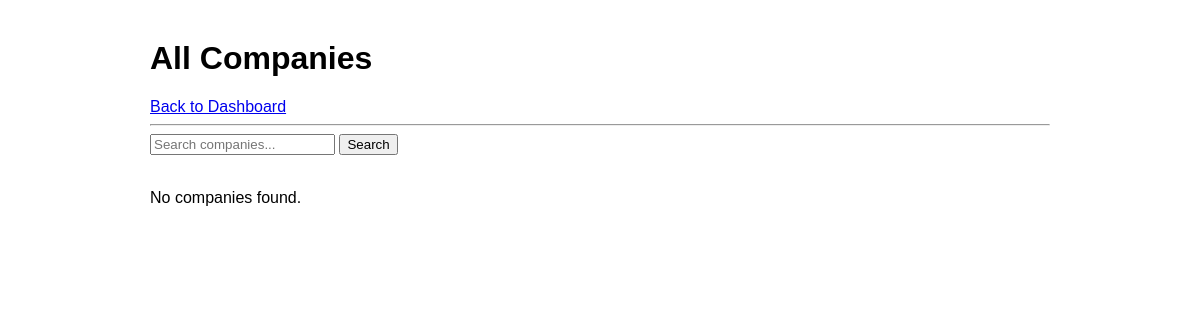
/admin/companies (signed in), run on an earlier commit of the app's database.
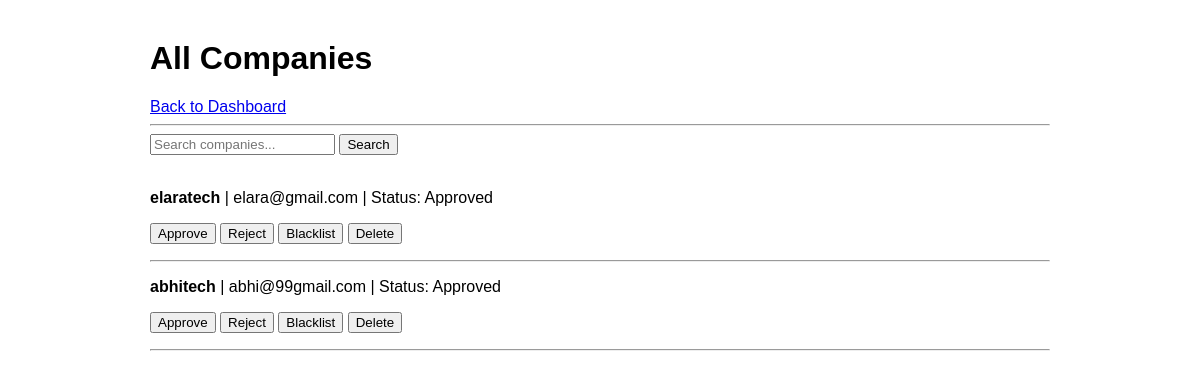
And on a later commit of the database.
### app.py (models this page shows)
class Company(db.Model):
    id = db.Column(db.Integer, primary_key=True)
    username = db.Column(db.String(100), unique=True, nullable=False)
    password = db.Column(db.String(200), nullable=False)
    company_name = db.Column(db.String(200), nullable=False)
    email = db.Column(db.String(120), nullable=False)
    hr_contact = db.Column(db.String(120))
    website = db.Column(db.String(200))
    description = db.Column(db.Text)
    approval_status = db.Column(db.String(20), default='Pending')
    drives = db.relationship('PlacementDrive', backref='company', lazy=True)

### app.py (the view)
@app.route('/admin/companies')
@admin_required
def admin_companies():
    search = request.args.get('search', '')
    q = Company.query
    if search:
        q = q.filter(Company.company_name.ilike(f'%{search}%') | Company.username.ilike(f'%{search}%'))
    return render_template('admin/companies.html', companies=q.all(), search=search)

### app.py (called while the page is built)
def admin_required(f):
    from functools import wraps
    @wraps(f)
    def wrapper(*args, **kwargs):
        if 'admin_id' not in session:
            flash("Admin login required.", "warning")
            return redirect(url_for('admin_login'))
        return f(*args, **kwargs)
    return wrapper

### templates/admin/companies.html
{% extends "base.html" %}
{% block body %}
<h1>All Companies</h1>
<a href="{{ url_for('admin_dashboard') }}">Back to Dashboard</a>
<hr>
<form method="GET">
    <input type="text" name="search" value="{{ search }}" placeholder="Search companies...">
    <button type="submit">Search</button>
</form>
<br>
{% if companies %}
    {% for company in companies %}
        <p>
            <strong>{{ company.company_name }}</strong> | {{ company.email }} | Status: {{ company.approval_status }}<br>
            <form method="POST" action="{{ url_for('approved_companies', company_id=company.id) }}" style="display:inline;">
                <button type="submit">Approve</button>
            </form>
            <form method="POST" action="{{ url_for('rejected_companies', company_id=company.id) }}" style="display:inline;">
                <button type="submit">Reject</button>
            </form>
            <form method="POST" action="{{ url_for('blacklisted_companies', company_id=company.id) }}" style="display:inline;">
                <button type="submit">Blacklist</button>
            </form>
            <form method="POST" action="{{ url_for('deleted_companies', company_id=company.id) }}" style="display:inline;">
                <button type="submit">Delete</button>
            </form>
        </p>
        <hr>
    {% endfor %}
{% else %}
    <p>No companies found.</p>
{% endif %}
{% endblock body %}

### templates/base.html (shortened to what this page needs)
<!DOCTYPE html>
<html lang="en">
<head>
</head>
<body>
    {% block body %}{% endblock body %}
</body>
</html>

### templates/base.html (style rules this page uses)
body { font-family: Arial, sans-serif; max-width: 900px; margin: 40px auto; padding: 0 20px; }

What changed in the data, as far as the page shows it:
added Company: company_name "elaratech", email "elara@gmail.com", approval_status "Approved"
added Company: company_name "abhitech", email "abhi@99gmail.com", approval_status "Approved"
Also different on the page:
text no longer shown: "No companies found."
